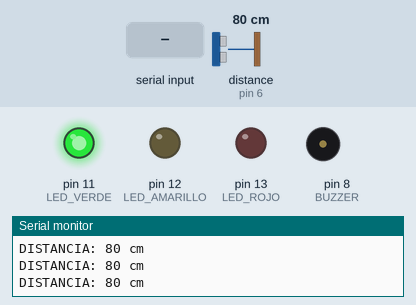
Recording of a sketch running on a simulated Arduino Uno, built with avr-gcc and run on an emulated ATmega328P. On the bench: output pins drawn as LEDs (lit = HIGH), buzzer (waves = sounding), the last lines printed to the serial monitor. Wiring (inferred from the names in the program): ultrasonic range finder: trigger pin 7; echo pin 6. The test bench sets the inputs (shaded band); at power-on: distance to the obstacle (sensor on pin 6) 80 cm. The echo pulse lasts 58.3 µs per cm; pins used as bus, display or sensor lines are not drawn.

Above: at 1.2 s.
1.3 s: "A" received over Serial
At 1.8 s:
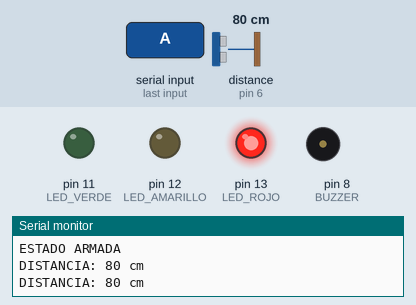
2.8 s: distance to the obstacle (sensor on pin 6) set to 23 cm
4.3 s: distance to the obstacle (sensor on pin 6) set to 18 cm
At 4.5 s:
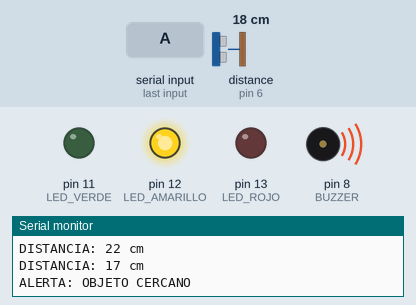
7.3 s: "D" received over Serial
At 7.6 s:
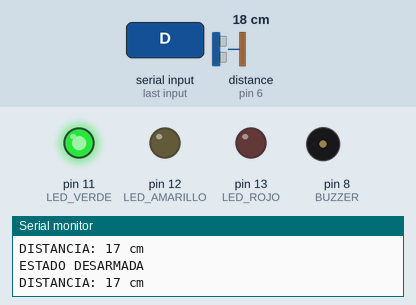
Timing chart, 0 to 9.8 s (numbered marks = the images above; inputs shaded):
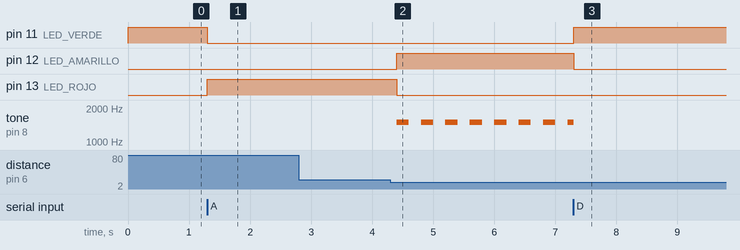

Measured:
- the behaviour switches between 21 and 20 cm on distance to the obstacle (sensor on pin 6) (found by bisection; images 1 and 2)
- after the input at 1.3 s, pin 11 (LED_VERDE): HIGH → LOW at once; pin 13 (LED_ROJO): LOW → HIGH at once
- after the input at 4.3 s, pin 12 (LED_AMARILLO): LOW → HIGH after 0.10 s; pin 13 (LED_ROJO): HIGH → LOW after 0.10 s; tone on pin 8 (BUZZER): alternates 1500 Hz for 0.20 s and silent for 0.20 s, starting after 0.10 s
- after the input at 7.3 s, pin 11 (LED_VERDE): LOW → HIGH at once; pin 12 (LED_AMARILLO): HIGH → LOW at once

The sketch:

alarma_tinkercad.ino
```cpp
/*
 * ============================================================
 * ALARMA — Ejemplo para Tinkercad (maqueta online)
 * ============================================================
 *
 * Este archivo es un SEGUNDO sketch, aparte de alarma_uno.ino.
 * Sirve para simular la alarma en Tinkercad Circuits, sin placa física.
 *
 * Tinkercad NO tiene módulo HC-05. El control es solo por
 * Monitor Serie (A armar, D desarmar, E estado).
 * Usa un ultrasónico HC-SR04 (igual que alarma_uno.ino, que
 * reemplazó al PIR). Si está ARMADA y algo se acerca a menos
 * de 20 cm, pasa a ALERTA.
 *
 * ------------------------------------------------------------
 * CÓMO ARMARLO EN TINKERCAD
 * ------------------------------------------------------------
 *  1. https://www.tinkercad.com → Circuits → Create new circuit
 *  2. Arrastrá: Arduino Uno, 3 LEDs, 3 resistencias 220 Ω,
 *     1 Piezo (buzzer), 1 Ultrasonic Distance Sensor
 *  3. Cableá como la tabla de abajo (colores sugeridos)
 *  4. Click en "Code" → Text (no Blocks)
 *  5. Borrá el código de ejemplo y pegá TODO este archivo
 *  6. Start Simulation
 *  7. Abrí Serial Monitor (abajo). Debe salir:
 *       ALARMA LISTA - ESTADO DESARMADA
 *     y el LED verde pin 11 encendido
 *  8. En el Serial Monitor escribí A y Enter → LED rojo (armada)
 *  9. Acercá un objeto al ultrasónico (o mové el slider del sensor)
 *     a menos de 20 cm → LED amarillo + pitido (alerta)
 * 10. Escribí D → se silencia y vuelve el verde
 *
 * ------------------------------------------------------------
 * CONEXIONES TINKERCAD
 * ------------------------------------------------------------
 *
 *  ARDUINO UNO              COMPONENTE
 *  ───────────              ──────────
 *  Pin 13  --[220 Ω]-->     LED ROJO     ánodo; cátodo a GND
 *  Pin 12  --[220 Ω]-->     LED AMARILLO ánodo; cátodo a GND
 *  Pin 11  --[220 Ω]-->     LED VERDE    ánodo; cátodo a GND
 *  Pin 8   ---------------> Piezo (+)    el otro pin a GND
 *  Pin 7   ---------------> TRIG del ultrasónico
 *  Pin 6   ---------------> ECHO del ultrasónico
 *  5V      ---------------> VCC del ultrasónico
 *  GND     ---------------> GND (LEDs, piezo, ultrasónico)
 *
 * Ultrasónico Tinkercad (4 pines, de izquierda a derecha):
 *   VCC | TRIG | ECHO | GND
 *
 * ------------------------------------------------------------
 * LEDs (este ejemplo Tinkercad)
 * ------------------------------------------------------------
 *   Verde     pin 11  = DESARMADA  (acaba de encender / comando D)
 *   Rojo      pin 13  = ARMADA     (comando A)
 *   Amarillo  pin 12  = ALERTA     (objeto a menos de 20 cm)
 *
 * Nota: en alarma_uno.ino el amarillo es armada y el rojo es alerta.
 * Acá se respeta el mapeo que pediste para la maqueta.
 *
 * COMANDOS (Serial Monitor, 9600 baud):
 *   A / a  armar
 *   D / d  desarmar (también silencia la alerta)
 *   E / e  consultar estado
 * ============================================================
 */

const int LED_ROJO     = 13;  // se enciende cuando está ARMADA
const int LED_AMARILLO = 12;  // se enciende cuando está en ALERTA
const int LED_VERDE    = 11;  // se enciende cuando está DESARMADA
const int BUZZER       = 8;   // piezo de Tinkercad (usa tone / noTone)
const int TRIG         = 7;   // dispara el pulso del HC-SR04
const int ECHO         = 6;   // recibe el eco; el ancho = distancia

const int DISTANCIA_ALERTA_CM = 20;  // umbral para pasar a ALERTA
const unsigned long INTERVALO_MEDICION_MS = 200;
const unsigned long INTERVALO_PITIDO_MS   = 200;
const unsigned int TONO_HZ = 1500;


// ------------------------------------------------------------
// ESTADOS — misma máquina que la alarma, más simple
// DESARMADA --A--> ARMADA --objeto cerca--> ALERTA --D--> DESARMADA
// ------------------------------------------------------------

enum Estado { DESARMADA, ARMADA, ALERTA };
Estado estado = DESARMADA;

unsigned long ultimaMedicion = 0;  // última vez que se midió distancia
unsigned long ultimoPitido   = 0;  // última vez que se invirtió el tono
bool pitidoEncendido         = false;


// ------------------------------------------------------------
// actualizarLeds()
// Prende UN LED según el estado. Los otros quedan en LOW (apagados)
// porque digitalWrite(..., false) vale 0.
// ------------------------------------------------------------

void actualizarLeds() {
  digitalWrite(LED_AMARILLO, estado == ALERTA);
  digitalWrite(LED_ROJO,     estado == ARMADA);
  digitalWrite(LED_VERDE,    estado == DESARMADA);
}


// ------------------------------------------------------------
// medirDistanciaCm()
// HC-SR04: un pulso corto en TRIG; ECHO se pone HIGH el tiempo
// que tarda el sonido en ir y volver. Distancia ≈ tiempo / 58.
// Si no hay eco (pulseIn da 0), devuelve -1 para no alertar.
// En Tinkercad: el slider del sensor cambia esta distancia.
// ------------------------------------------------------------

long medirDistanciaCm() {
  digitalWrite(TRIG, LOW);
  delayMicroseconds(20);
  digitalWrite(TRIG, HIGH);
  delayMicroseconds(20);
  digitalWrite(TRIG, LOW);

  unsigned long tiempo = pulseIn(ECHO, HIGH, 25000UL);
  if (tiempo == 0) {
    return -1;
  }

  return tiempo / 58;
}


// ------------------------------------------------------------
// setup() — corre UNA vez al pulsar Start Simulation
// Configura pines, abre el Serial y enciende el LED verde.
// ------------------------------------------------------------

void setup() {
  pinMode(LED_ROJO, OUTPUT);
  pinMode(LED_AMARILLO, OUTPUT);
  pinMode(LED_VERDE, OUTPUT);
  pinMode(BUZZER, OUTPUT);
  pinMode(TRIG, OUTPUT);
  pinMode(ECHO, INPUT);

  Serial.begin(9600);
  actualizarLeds();
  Serial.println("ALARMA LISTA - ESTADO DESARMADA");
}


// ------------------------------------------------------------
// loop() — se repite mientras la simulación está en Start
//  1) Lee A / D / E del Serial Monitor
//  2) Cada 200 ms mide distancia; si ARMADA y < 20 cm → ALERTA
//  3) Si está en ALERTA, pita el piezo a 1500 Hz intermitente
// ------------------------------------------------------------

void loop() {
  if (Serial.available()) {
    char comando = Serial.read();

    if (comando == 'A' || comando == 'a') {
      if (estado == DESARMADA) {
        estado = ARMADA;
        actualizarLeds();
        Serial.println("ESTADO ARMADA");
      }
    } else if (comando == 'D' || comando == 'd') {
      estado = DESARMADA;
      noTone(BUZZER);
      pitidoEncendido = false;
      actualizarLeds();
      Serial.println("ESTADO DESARMADA");
    } else if (comando == 'E' || comando == 'e') {
      if (estado == DESARMADA) Serial.println("ESTADO DESARMADA");
      if (estado == ARMADA)    Serial.println("ESTADO ARMADA");
      if (estado == ALERTA)    Serial.println("ESTADO ALERTA");
    }
  }

  if (millis() - ultimaMedicion >= INTERVALO_MEDICION_MS) {
    ultimaMedicion = millis();
    long distancia = medirDistanciaCm();

    if (distancia > 0) {
      Serial.print("DISTANCIA: ");
      Serial.print(distancia);
      Serial.println(" cm");

      if (estado == ARMADA && distancia < DISTANCIA_ALERTA_CM) {
        estado = ALERTA;
        actualizarLeds();
        Serial.println("ALERTA: OBJETO CERCANO");
      }
    }
  }

  if (estado == ALERTA && millis() - ultimoPitido >= INTERVALO_PITIDO_MS) {
    ultimoPitido = millis();
    pitidoEncendido = !pitidoEncendido;

    if (pitidoEncendido) {
      tone(BUZZER, TONO_HZ);
    } else {
      noTone(BUZZER);
    }
  }
}
```
